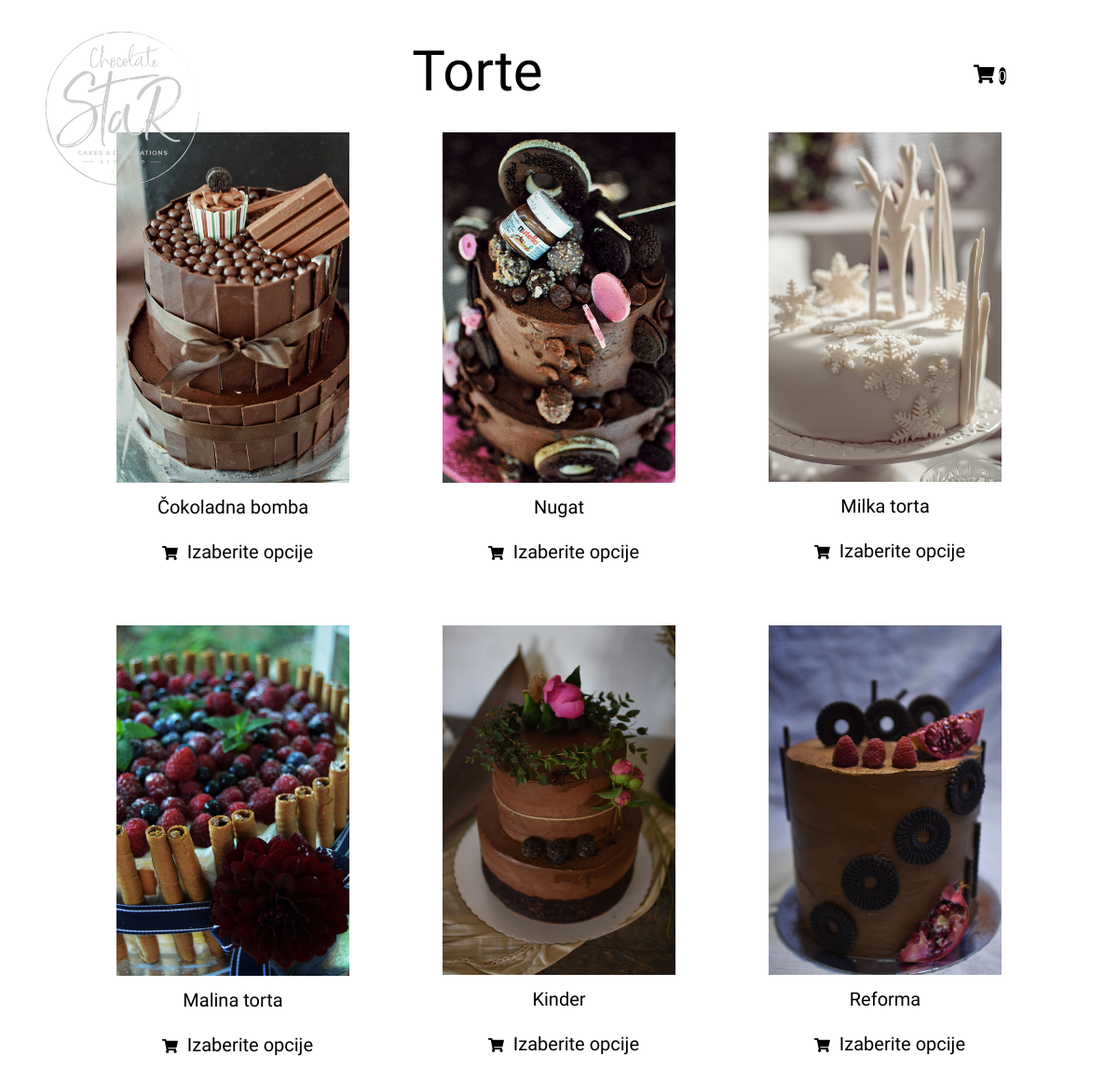
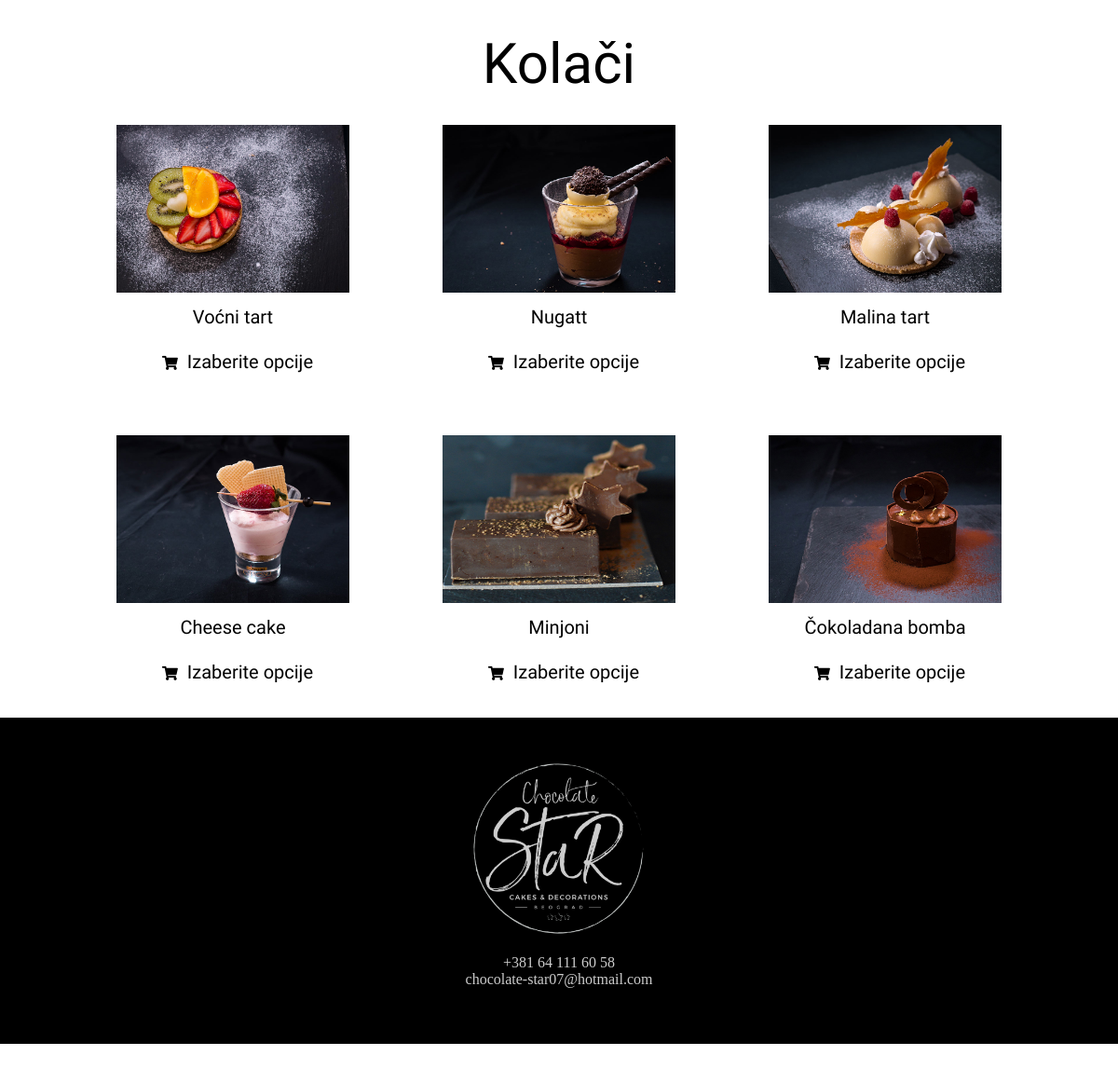
The page /shop.php on the database its author committed (2 pictures, top to bottom).
### tables this page shows
CREATE TABLE `proizvodi` (
  `id` int(11) NOT NULL,
  `tip` varchar(255) NOT NULL,
  `naziv_proizvoda` varchar(50) NOT NULL,
  `slika` varchar(200) NOT NULL,
  `cena` decimal(10,2) NOT NULL,
  `opis` varchar(200) NOT NULL,
  `dostupnost` varchar(200) NOT NULL,
  `alergeni` varchar(200) NOT NULL,
  `porcije` varchar(200) NOT NULL,
  `sadrzi` varchar(200) NOT NULL
);

### korpa_session.php (called while the page is built, shortened)
<?php
include_once "baza.php";
function broj_proizvoda(){
    $kol = 0;
    return $kol;
}
?>

### baza.php (called while the page is built, shortened)
<?php
    class Baza{
        private $pdo;
        function __construct(){
            $host = 'localhost';  $db = 'chocolate_star';
            $user = 'root';   $pass = '';
            $charset = 'utf8';
            $dsn = "mysql:host=$host;port=3306;dbname=$db;charset=$charset";
            $options = array(
                PDO::MYSQL_ATTR_INIT_COMMAND => "SET NAMES utf8"
            );
            try{
                $this->pdo = new PDO($dsn,$user,$pass,$options);
            }catch(PDOException $e){
                echo "JOK: ".$e->getMessage();
            }
        }
        function selectQuery($sql, $tip = PDO::FETCH_ASSOC){
            $podaci = $this->pdo->query($sql);
            return $podaci->fetchAll($tip);
        }
        function torte(){
            return $this->selectQuery("SELECT * FROM proizvodi WHERE tip = 'torte'");
        }
        function kolaci(){
            return $this->selectQuery("SELECT * FROM proizvodi WHERE tip = 'kolaci'");
        }
    }
    $db = new Baza();
?>

### shop.php (the view, shortened to what this page needs)
<?php
    include_once "baza.php";
    include_once "korpa_session.php";
    $torte = $db->torte();
    $kolaci = $db->kolaci();
?>
<!DOCTYPE html>
<html lang="en">
    <head>
		<link rel="stylesheet" href="https://use.fontawesome.com/releases/v5.7.2/css/all.css">
        <link rel="stylesheet" href="/chocolate_star/css/style.css">
        <link rel="stylesheet" href="/chocolate_star/css/all.css">
        <link rel="stylesheet" href="/chocolate_star/css/fontawesome.min.css">
    </head>
    <body>
		<header id="hd">
            <a href="index.html"><img id="logo" src="slike/logo1.png" alt="logo"/></a>
            <div id="cart">
                <a href="korpa.php"><i class="fas fa-shopping-cart"></i></a>
                <span class="cartCount"><?=broj_proizvoda()?></span>
            </div>
            <div id="menuButton">
                <div class="line1"></div>
                <div class="line2"></div>
                <div class="line3"></div>
            </div>
        </header>
        <div id="shopContainer" class="sporedniDiv">
            <div id="shopGalleryContainer">
                <div class="shopTitle">
                    <span>Torte</span>
                </div>
                <div id="shopFlexContainer">
                    <?php
                    foreach($torte as $torta){ ?>
                        <div class="grid-item"><a href="proizvod.php?id=<?=$torta["id"]?>"><img class="torte_shop" src="slike/<?=$torta["slika"]?>" alt="123"></a>
                        <p><a href="proizvod.php?id=<?=$torta["id"]?>"><?=$torta["naziv_proizvoda"]?></a></p>
                        <p><a href="proizvod.php?id=<?=$torta["id"]?>"><i class="fas fa-shopping-cart"></i>Izaberite opcije</a></p>
                        </div>
                    <?php  }
                    ?>
                </div>
                <div class="shopTitle">
                    <span>Kolači</span>
                </div>
                <div id="shopFlexContainer">
                <?php
                    foreach($kolaci as $kolac){ ?>
                        <div class="grid-item"><a href="proizvod.php?id=<?=$kolac["id"]?>"><img class="kolaci_shop" src="slike/<?=$kolac["slika"]?>" alt="123"></a>
                        <p><a href="proizvod.php?id=<?=$kolac["id"]?>"><?=$kolac["naziv_proizvoda"]?></a></p>
                        <p><a href="proizvod.php?id=<?=$kolac["id"]?>"><i class="fas fa-shopping-cart"></i>Izaberite opcije</a></p>
                        </div>
                    <?php  }
                ?>
                </div>
            </div>
            <footer>
                <div id="zag123">
                    <div><a href="index.html"><img src="slike/logo1.png" alt="logo"/></a> </div>
                    <div><span>+381 64 111 60 58 </span></div>
                    <div><span><a href="mailto:chocolate-star07@hotmail.com">chocolate-star07@hotmail.com</a></span></div>
                </div>
            </footer>
        </div>
    </body>
</html>

### css/style.css (style rules this page uses)
html, body { width:100%; height:100%; margin:0; padding:0; }
body * { margin:0; padding:0; box-sizing:border-box; }
a { text-decoration:none; }
body { background-attachment: fixed; background-repeat: no-repeat; background-size: cover; background-position: center; }
#logo { width: 200px; margin-left: 2em; margin-top: 1em; cursor: pointer; z-index: 100; position: relative; }
#cart { margin-top: 70px; margin-right: 120px; display: inline-block; float: right; }
#cart a i { font-size: 20px; color: black; }
#cart .cartCount { background-color: #000; border-radius: 50%; color: #fff; font-size: 17px; }
#menuButton { float:right; margin-top: 64px; margin-right: 30px; display: inline-block; width:40px; height:40px; z-index: 100; position: relative; }
#menuButton div { border-top: white solid 2px; width:100%; margin-top:6px; height:1px; transition: transform .6s, opacity .3s; border-color: white; opacity: 0.6; }
footer { display: block; text-align: center; color: #CCCCCC; }
footer #zag123 { width: 100%; height: 350px; background-color:black; }
footer div span a { color: #CCCCCC; }
footer div img { height: 220px; color: #CCCCCC; margin-top: 30px; }
#shopContainer { width: 100%; margin-top:-28vh; background-image: url("/chocolate_star/slike/chocolate_star_korpa.jpg"); background-attachment: fixed; background-repeat: no-repeat; background-size: cover; background-position: center; }
#shopGalleryContainer { background-color: #fff; width: 100%; text-align: center; padding: 20px; }
#shopGalleryContainer div span { color: black; font-family: 'Shadows Into Light Two', cursive; font-size: 60px; }
.shopTitle { padding: 30px; }
#shopFlexContainer { display: grid; justify-content: center; grid-column-gap: 100px; grid-row-gap: 50px; grid-template-columns: 250px 250px 250px; }
.grid-item img { width: 100%; }
.kolaci_shop { height: 180px; }
.grid-item p { padding: 10px; }
.grid-item p a { color: black; font-family: 'Shadows Into Light Two', cursive; font-size: 20px; }
.grid-item p a i { font-size: 15px; padding: 10px; }

### css/all.css (style rules this page uses)
.fa, .fas, .far, .fal, .fad, .fab { -moz-osx-font-smoothing: grayscale; -webkit-font-smoothing: antialiased; display: inline-block; font-style: normal; font-variant: normal; text-rendering: auto; line-height: 1; }
.fa-shopping-cart:before { content: "\f07a"; }
.fa, .fas { font-family: 'Font Awesome 5 Free'; font-weight: 900; }

### rows shown on the page
proizvodi: slika (picture), naziv_proizvoda "Čokoladna bomba"
proizvodi: slika (picture), naziv_proizvoda "Nugat"
proizvodi: slika (picture), naziv_proizvoda "Milka torta"
proizvodi: slika (picture), naziv_proizvoda "Malina torta"
proizvodi: slika (picture), naziv_proizvoda "Kinder"
proizvodi: slika (picture), naziv_proizvoda "Reforma"
proizvodi: slika (picture), naziv_proizvoda "Voćni tart"
proizvodi: slika (picture), naziv_proizvoda "Nugatt"
proizvodi: slika (picture), naziv_proizvoda "Malina tart"
proizvodi: slika (picture), naziv_proizvoda "Cheese cake"
proizvodi: slika (picture), naziv_proizvoda "Minjoni"
proizvodi: slika (picture), naziv_proizvoda "Čokoladana bomba"

### other values the page prints
broj_proizvoda() "0"
